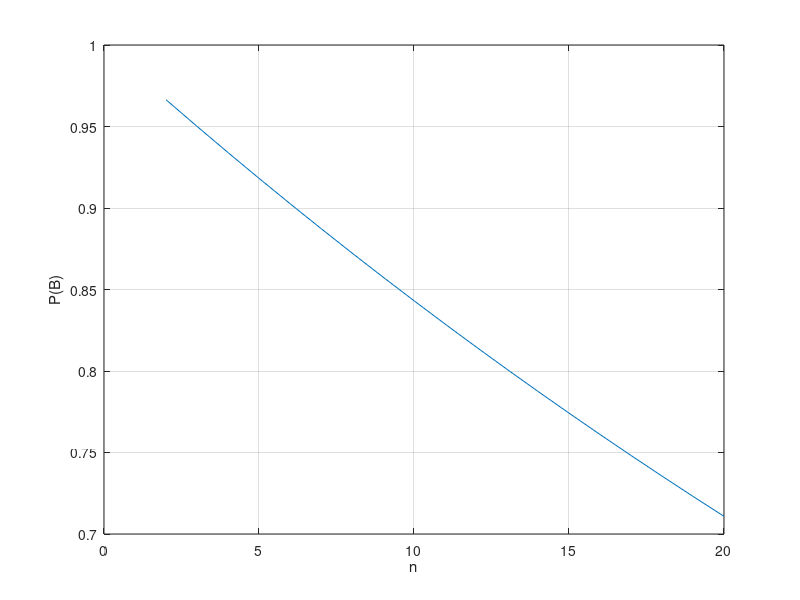

MATLAB code to generate this figure:
%alinea a
%B - "caixa sem brinquedos com defeito"
%P(B)= ??

p1 = 0.002; %probabilidade de componente1 ter defeito
p2 = 0.005; %probabilidade de componente2 ter defeito
pa = 0.01; %probabilidade de brinquedo ter defeito por montagem
n1 = 8;
N = 1e6;
%8 componentes1 com 0.002 prob de defeito
comp1 = rand(n1, N) < p1;
%8 componentes2 com 0.005 prob de defeito
comp2 = rand(n1, N) < p2;
%brinquedo com 0.001 prob de defeito por montagem
mont = rand(n1, N) < pa;

brinq = [comp1; comp2; mont];
def = sum(brinq);
c = 0;

for i=1:N
    if def(i)==0
        c = c + 1;
    end
end
p = c/N;
fprintf('Probabilidade de nenhum brinquedo ter defeito = %f\n',p);

%alinea b -- valor teórico
b=(0.998^8)*(0.995^8)*(0.99^8)


%alinea c
n=2:20;
y=zeros(1,19);
for i=2:20
    y(i-1) = (0.998^i)*(0.995^i)*(0.99^i);
end
plot(n,y)
grid on
xlabel('n');
ylabel('P(B)');


%alinea d -- capacidade da caixa para nao ter brinq c/def tenha pelo menos 90%




